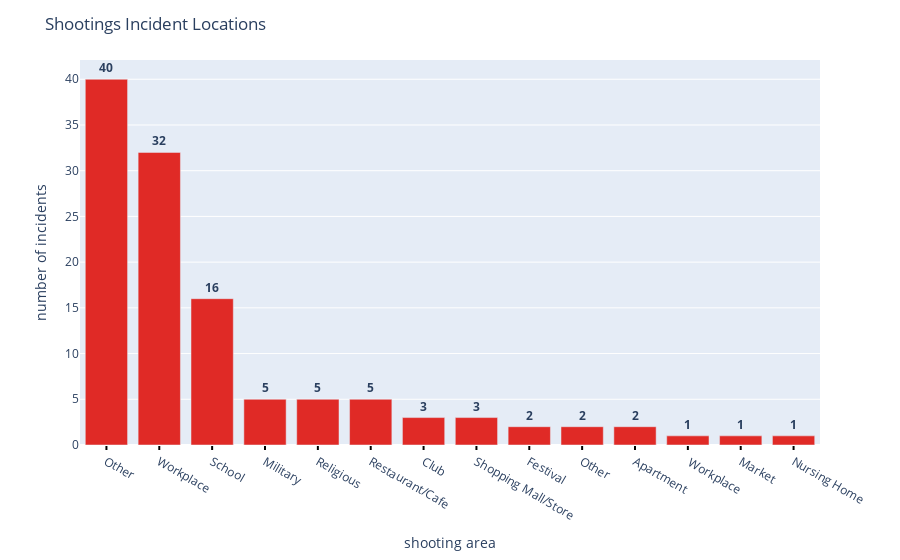

Notebook source saved alongside this figure:
### Markdown cell above
There were 16 school shootings since 1982.

### Code cell
shooting_location = df.shooting_area.value_counts().reset_index()
shooting_location.rename(columns={'shooting_area':'incidents','index':'area'}, inplace=True)

fig = px.bar(shooting_location, x='area', y='incidents')

fig.update_traces(texttemplate='<b>%{y:.2}</b>',  marker_color='#e02a26',textposition='outside')

fig.update_layout(uniformtext_minsize=8, uniformtext_mode='hide', yaxis_title="number of incidents", title='Shootings Incident Locations',
    xaxis_title="shooting area",
        xaxis=dict(
        #tickmode='linear',
        ticks='outside',
        tick0=0,
        ticklen=4,
        tickwidth=2,
        tickcolor='#000'), 
                 )

fig.show()

### Figure 1 — Plotly figure (JSON) as saved in the notebook; plotly's stock layout.template omitted (floating-point values rounded to 4 significant figures)
{"data": [{"alignmentgroup": "True", "hoverlabel": {"namelength": 0}, "hovertemplate": "area=%{x}<br>incidents=%{y}", "legendgroup": "", "marker": {"color": "#e02a26"}, "name": "", "offsetgroup": "", "orientation": "v", "showlegend": false, "textposition": "outside", "texttemplate": "<b>%{y:.2}</b>", "type": "bar", "x": ["Other", "Workplace", "School", "Military", "Religious", "Restaurant/Cafe", "Club", "Shopping Mall/Store", "Festival", "Other\r\n", "Apartment", "\r\nWorkplace", "Market", "Nursing Home"], "xaxis": "x", "y": [40, 32, 16, 5, 5, 5, 3, 3, 2, 2, 2, 1, 1, 1], "yaxis": "y"}], "layout": {"barmode": "relative", "legend": {"tracegroupgap": 0}, "margin": {"t": 60}, "title": {"text": "Shootings Incident Locations"}, "uniformtext": {"minsize": 8, "mode": "hide"}, "xaxis": {"anchor": "y", "domain": [0, 1], "tick0": 0, "tickcolor": "#000", "ticklen": 4, "ticks": "outside", "tickwidth": 2, "title": {"text": "shooting area"}}, "yaxis": {"anchor": "x", "domain": [0, 1], "title": {"text": "number of incidents"}}}}
